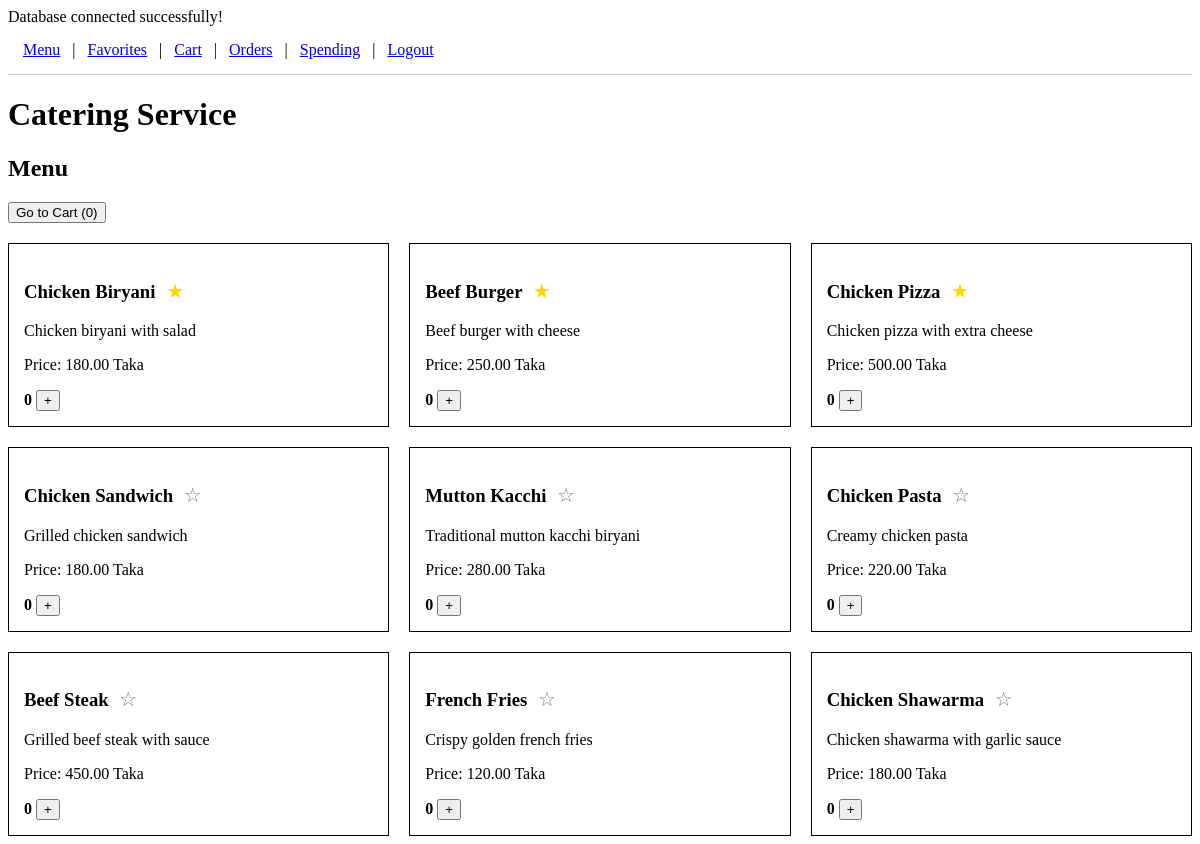
The app's page /Catering/menu.php (signed in) with its own data.
### tables this page shows
CREATE TABLE `menu_items` (
  `item_id` int(11) NOT NULL,
  `item_name` varchar(100) NOT NULL,
  `description` varchar(255) DEFAULT NULL,
  `price` decimal(10,2) NOT NULL
);

### Catering/menu.php (the view, shortened to what this page needs)
<?php
require "db.php";
$user_id = $_SESSION["user_id"];
$sql = "SELECT * FROM menu_items";
$result = mysqli_query($conn, $sql);
$cart = [];
$favorites = [];
$sql_favorites = "SELECT item_id
                  FROM favorites
                  WHERE user_id = '$user_id'";
$favorites_result = mysqli_query($conn, $sql_favorites);
while ($row = mysqli_fetch_assoc($favorites_result)) {
    $favorites[] = $row["item_id"];
}
$total_items = 0;
foreach ($cart as $quantity) {
    $total_items += $quantity;
}
?>
<!DOCTYPE html>
<html>
<head>
</head>
<body>
    <?php require "header.php"; ?>
    <h1>Catering Service</h1>
    <h2>Menu</h2>
    <div class="cart-button">
        <a href="cart.php">
            <button>
                Go to Cart (<?php echo $total_items; ?>)
            </button>
        </a>
    </div>
    <div class="menu-grid">
    <?php
    while ($item = mysqli_fetch_assoc($result)) {
        $item_id = $item["item_id"];
        if (isset($cart[$item_id])) {
            $quantity = $cart[$item_id];
        } else {
            $quantity = 0;
        }
        echo "<div class='menu-item'>";
        echo "<h3>";
        echo $item["item_name"];
        if (in_array($item_id, $favorites)) {
            echo "<form method='POST' action='favorite.php' style='display:inline;'>";
            echo "<button type='submit' style='border:none; background:none; font-size:20px; color:#FFD700; cursor:pointer;'>★</button>";
            echo "</form>";
        } else {
            echo "<form method='POST' action='favorite.php' style='display:inline;'>";
            echo "<button type='submit' style='border:none; background:none; font-size:20px; color:gray; cursor:pointer;'>☆</button>";
            echo "</form>";
        }
        echo "</h3>";
        echo "<p>" . $item["description"] . "</p>";
        echo "<p>Price: " . $item["price"] . " Taka</p>";
        echo " <strong>" . $quantity . "</strong> ";
        echo "<form method='POST' action='add_to_cart.php' style='display:inline;'>";
        echo "<button type='submit'>+</button>";
        echo "</form>";
        echo "</div>";
    }
    ?>
    </div>
</body>
</html>

### Catering/menu.php (style rules this page uses)
.menu-grid { display: grid; grid-template-columns: repeat(3, 1fr); gap: 20px; }
.menu-item { border: 1px solid black; padding: 15px; }
.cart-button { margin-bottom: 20px; }

### records on screen
menu_items: item_name "Chicken Biryani", description "Chicken biryani with salad", price "180.00", item_id "0"
menu_items: item_name "Beef Burger", description "Beef burger with cheese", price "250.00", item_id "0"
menu_items: item_name "Chicken Pizza", description "Chicken pizza with extra cheese", price "500.00", item_id "0"
menu_items: item_name "Chicken Sandwich", description "Grilled chicken sandwich", price "180.00", item_id "0"
menu_items: item_name "Mutton Kacchi", description "Traditional mutton kacchi biryani", price "280.00", item_id "0"
menu_items: item_name "Chicken Pasta", description "Creamy chicken pasta", price "220.00", item_id "0"
menu_items: item_name "Beef Steak", description "Grilled beef steak with sauce", price "450.00", item_id "0"
menu_items: item_name "French Fries", description "Crispy golden french fries", price "120.00", item_id "0"
menu_items: item_name "Chicken Shawarma", description "Chicken shawarma with garlic sauce", price "180.00", item_id "0"

### other values on screen
$total_items "0"
